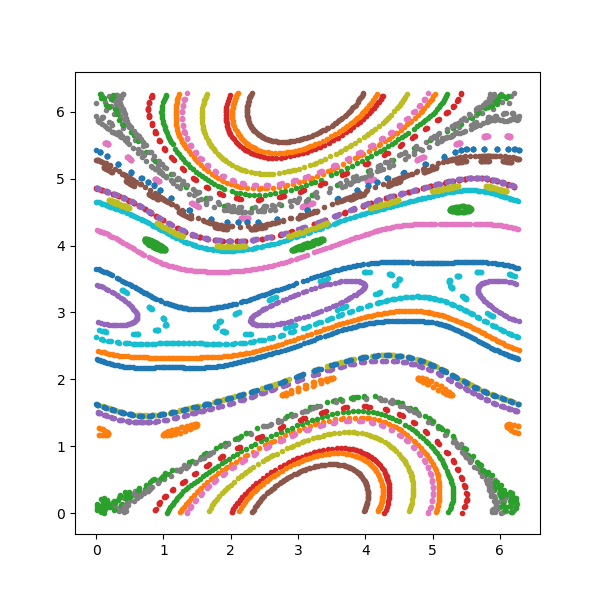

Source code (Python):
import matplotlib.pyplot as plt
import numpy as np

twopi = 2*np.pi

def std_map_multi(itr, ic, K=0.5):
    state = np.empty(
            shape=tuple([itr+1]+list(ic.shape)),
            # Question 1 list tuple???
            dtype = ic.dtype)
    state[0, :] = ic
    for i in range(itr):
        state[i+1, 1] = np.mod(state[i, 1] + K*np.sin(state[i, 0]), twopi)
        state[i+1, 0] = np.mod(state[i, 0] + state[i+1, 1], twopi)
    return state

ic = 2*np.pi*np.random.random((2,32))
states = std_map_multi(200, ic, K=0.7)

fig, ax = plt.subplots(figsize=(6, 6))
ax.plot(states[:, 0], states[:, 1], marker = '.', linestyle='None')
fig.savefig('std_map_multi.png', format = 'png')